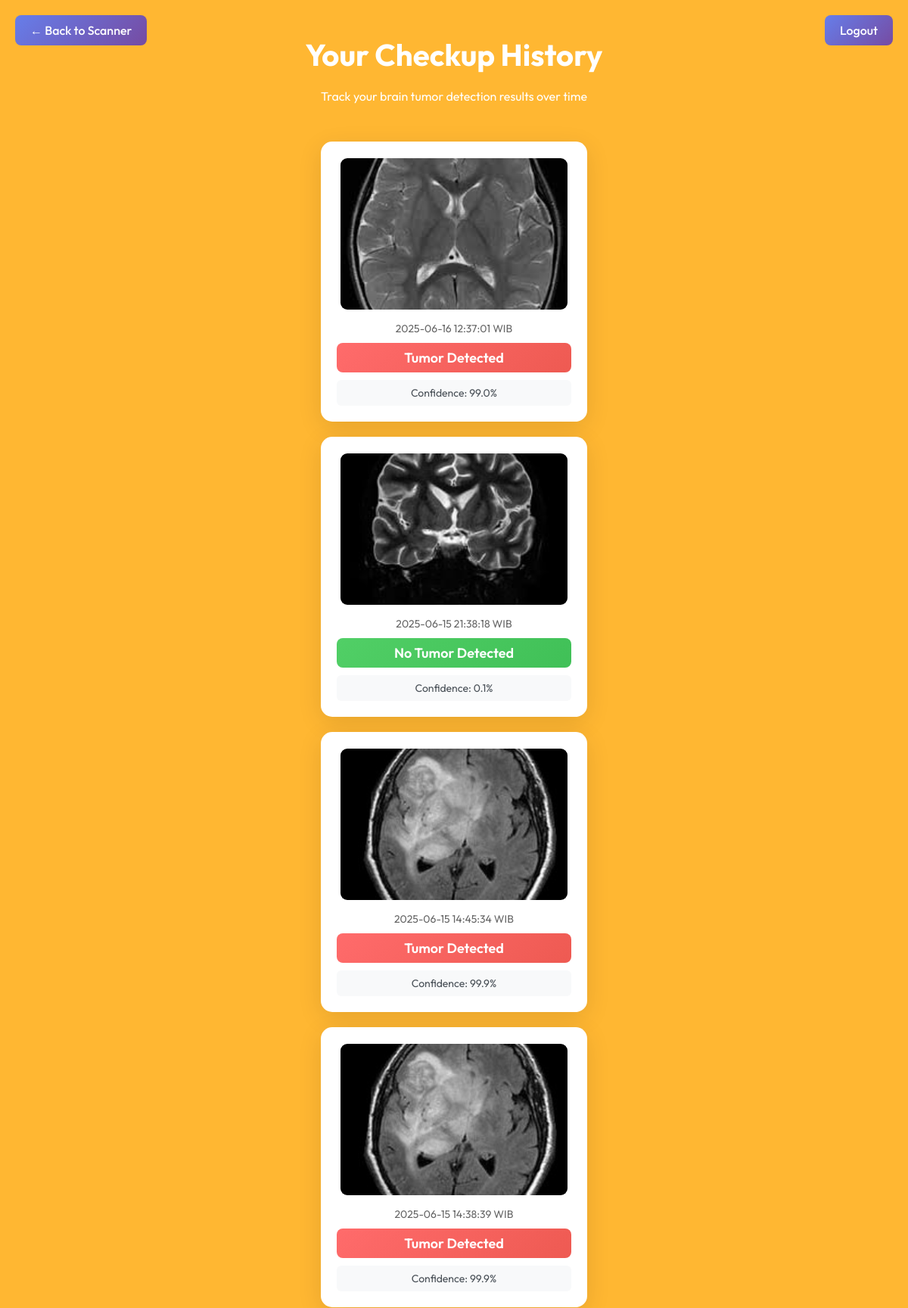
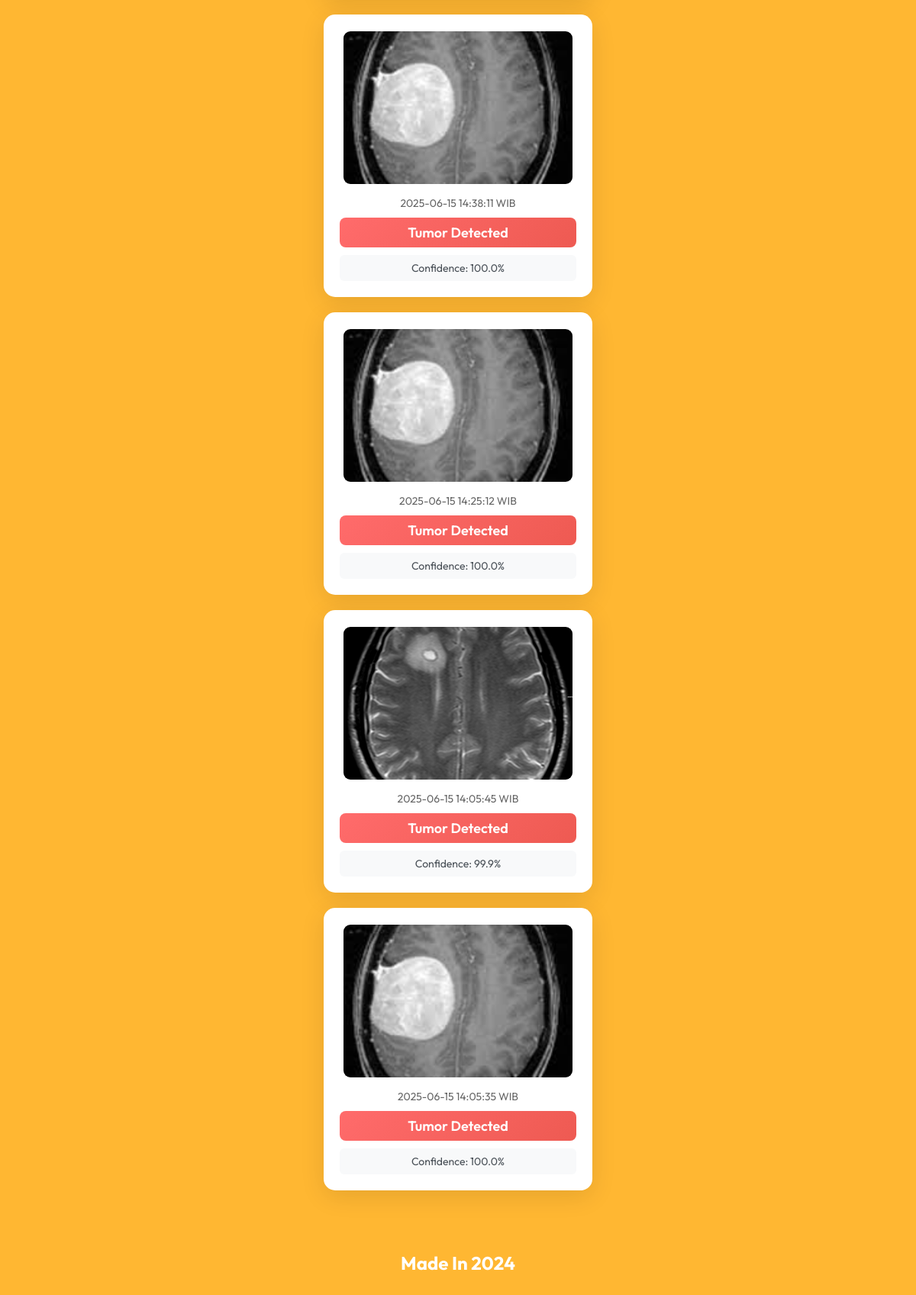
Screenshot of /history (signed in) with the database file from the repository (2 pictures, top to bottom).
### tables this page shows
CREATE TABLE checkups (
            id INTEGER PRIMARY KEY AUTOINCREMENT,
            user_id INTEGER NOT NULL,
            image_path TEXT NOT NULL,
            result TEXT NOT NULL,
            confidence REAL,
            created_at DATETIME DEFAULT CURRENT_TIMESTAMP,
            FOREIGN KEY (user_id) REFERENCES users (id)
        );

### appDBL2.py (the view)
@app.route("/history")
@login_required
def history():
    user_checkups = get_user_checkups(session['user_id'])
    return render_template("history.html", checkups=user_checkups, username=session.get('username'))

### appDBL2.py (called while the page is built)
def format_wib_time(dt_string):
    try:
        dt_utc = datetime.strptime(dt_string, '%Y-%m-%d %H:%M:%S')
        dt_utc = pytz.utc.localize(dt_utc)
        dt_wib = dt_utc.astimezone(WIB)
        return dt_wib.strftime('%Y-%m-%d %H:%M:%S WIB')
    except:
        return dt_string

def login_required(f):
    @wraps(f)
    def decorated_function(*args, **kwargs):
        if 'user_id' not in session:
            return redirect(url_for('login'))
        return f(*args, **kwargs)
    return decorated_function

def get_user_checkups(user_id):
    conn = sqlite3.connect('users.db')
    cursor = conn.cursor()
    cursor.execute('''
        SELECT image_path, result, confidence, created_at
        FROM checkups
        WHERE user_id = ?
        ORDER BY created_at DESC
    ''', (user_id,))
    checkups = cursor.fetchall()
    conn.close()
    formatted_checkups = []
    for checkup in checkups:
        image_path, result, confidence, created_at = checkup
        formatted_time = format_wib_time(created_at)
        formatted_checkups.append((image_path, result, confidence, formatted_time))
    return formatted_checkups

### templates/history.html (shortened to what this page needs)
<!DOCTYPE html>
<html lang="en">
<head>
    <link rel="stylesheet" href="/static/style.css">
</head>
<body>
    <div class="navigation">
        <a href="{{ url_for('index') }}" class="nav-link">← Back to Scanner</a>
        <a href="{{ url_for('logout') }}" class="nav-link">Logout</a>
    </div>
    <div class="history-container">
        <div class="history-header">
            <h1>Your Checkup History</h1>
            <p>Track your brain tumor detection results over time</p>
        </div>
        {% if checkups %}
            <div class="checkup-grid">
                {% for checkup in checkups %}
                <div class="checkup-card">
                    <img src="{{ checkup[0] }}" alt="Checkup Image" class="checkup-image">
                    <div class="checkup-date">
                        {{ checkup[3] }}
                    </div>
                    <div class="checkup-result {% if 'No Tumor' in checkup[1] %}result-negative{% else %}result-positive{% endif %}">
                        {{ checkup[1] }}
                    </div>
                    {% if checkup[2] %}
                    <div class="confidence-score">
                        Confidence: {{ "%.1f%%" | format(checkup[2] * 100) }}
                    </div>
                    {% endif %}
                </div>
                {% endfor %}
            </div>
        {% endif %}
    </div>
    <footer>
        <h2>Made In 2024</h2>
    </footer>
</body>
</html>

### static/style.css (style rules this page uses)
body { font-family: "Outfit", sans-serif; margin: 0; padding: 0; background-color: #ffb732; display: flex; flex-direction: column; justify-content: center; align-items: center; min-height: 100vh; }
.navigation { position: fixed; top: 0; left: 0; width: 100%; display: flex; justify-content: space-between; padding: 20px; box-sizing: border-box; z-index: 1000; background-color: transparent; }
.nav-link { background: linear-gradient(135deg, #667eea 0%, #764ba2 100%); color: white; padding: 10px 20px; text-decoration: none; border-radius: 8px; transition: transform 0.3s ease; font-weight: 500; }
h1 { letter-spacing: 0px; margin-bottom: 20px; color: white; font-size: 40px; }
img { display: block; max-width: 300px; height: auto; margin: 0 auto 20px auto; border: 1px solid white; border-radius: 10px; }
footer { color: white; margin-top: 20px; margin-bottom: 40px; }
.history-container { max-width: 1200px; margin: 0 auto; padding: 20px; }
.history-header { text-align: center; margin-bottom: 30px; color: white; }
.checkup-grid { display: grid; grid-template-columns: repeat(auto-fit, minmax(300px, 1fr)); gap: 20px; padding: 20px; }
.checkup-card { background: white; border-radius: 15px; padding: 20px; box-shadow: 0 8px 32px rgba(0, 0, 0, 0.1); border: 1px solid rgba(255, 255, 255, 0.2); transition: transform 0.3s ease, box-shadow 0.3s ease; }
.checkup-image { width: 100%; height: 200px; object-fit: cover; border-radius: 10px; margin-bottom: 15px; }
.checkup-result { font-size: 18px; font-weight: 600; margin-bottom: 10px; padding: 8px 12px; border-radius: 8px; text-align: center; }
.result-positive { background: linear-gradient(135deg, #ff6b6b, #ee5a52); color: white; }
.result-negative { background: linear-gradient(135deg, #51cf66, #40c057); color: white; }
.checkup-date { color: #666; font-size: 14px; text-align: center; margin-bottom: 10px; }
.confidence-score { background: #f8f9fa; padding: 8px 12px; border-radius: 6px; text-align: center; font-size: 14px; color: #495057; }

### rows the page displays
checkups: shows a picture, created_at "2025-06-16 12:37:01 WIB", result "Tumor Detected", checkup[2]*100 "99.0%"
checkups: shows a picture, created_at "2025-06-15 21:38:18 WIB", result "No Tumor Detected", checkup[2]*100 "0.1%"
checkups: created_at "2025-06-15 14:45:34 WIB", result "Tumor Detected", checkup[2]*100 "99.9%"
checkups: created_at "2025-06-15 14:38:39 WIB", result "Tumor Detected", checkup[2]*100 "99.9%"
checkups: created_at "2025-06-15 14:38:11 WIB", result "Tumor Detected", checkup[2]*100 "100.0%"
checkups: created_at "2025-06-15 14:25:12 WIB", result "Tumor Detected", checkup[2]*100 "100.0%"
checkups: shows a picture, created_at "2025-06-15 14:05:45 WIB", result "Tumor Detected", checkup[2]*100 "99.9%"
checkups: created_at "2025-06-15 14:05:35 WIB", result "Tumor Detected", checkup[2]*100 "100.0%"
